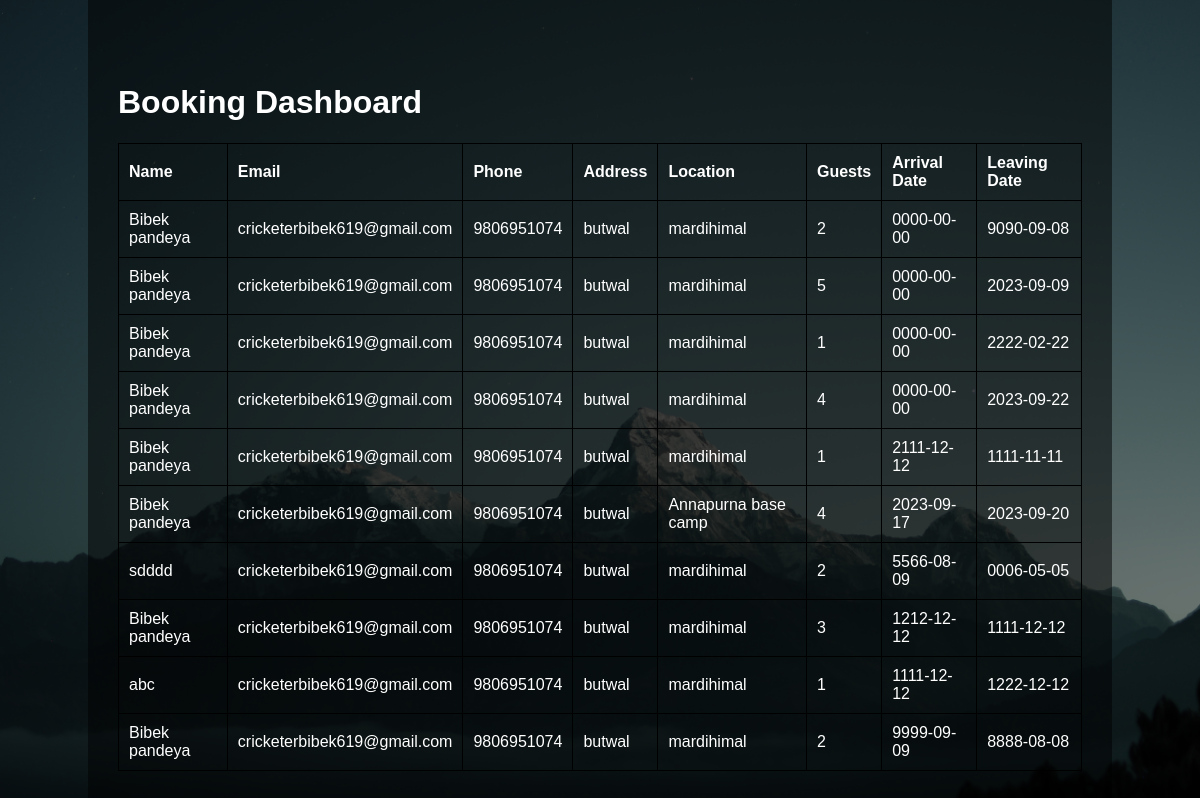
/boookform.php, run on the app's committed database.
### tables this page shows
CREATE TABLE `boookform` (
  `id` int(11) NOT NULL,
  `name` varchar(255) NOT NULL,
  `email` varchar(255) NOT NULL,
  `phone` varchar(10) NOT NULL,
  `address` varchar(355) NOT NULL,
  `location` varchar(255) NOT NULL,
  `guests` int(255) NOT NULL,
  `arrivals` date NOT NULL,
  `leaving` date NOT NULL
);

### boookform.php (the view, shortened to what this page needs)
<!DOCTYPE html>
<html lang="en">
<head>
    <link rel="stylesheet" href="login-style.css"/>
</head>
<body>
<div class="dashboard">
    <h1>Booking Dashboard</h1>
    <table>
        <thead>
            <tr>
                <th>Name</th>
                <th>Email</th>
                <th>Phone</th>
                <th>Address</th>
                <th>Location</th>
                <th>Guests</th>
                <th>Arrival Date</th>
                <th>Leaving Date</th>
            </tr>
        </thead>
        <tbody>
            <?php
            $connection = mysqli_connect('localhost', 'root', '', 'boook db');
            $query = "SELECT * FROM boookform";
            $result = mysqli_query($connection, $query);
            if ($result && mysqli_num_rows($result) > 0) {
                while ($row = mysqli_fetch_assoc($result)) {
                    echo "<tr>";
                    echo "<td>{$row['name']}</td>";
                    echo "<td>{$row['email']}</td>";
                    echo "<td>{$row['phone']}</td>";
                    echo "<td>{$row['address']}</td>";
                    echo "<td>{$row['location']}</td>";
                    echo "<td>{$row['guests']}</td>";
                    echo "<td>{$row['arrivals']}</td>";
                    echo "<td>{$row['leaving']}</td>";
                    echo "</tr>";
                }
            } else {
                echo '<tr><td colspan="8">No bookings available.</td></tr>';
            }
            ?>
        </tbody>
    </table>
        </div>
</body>
</html>

### login-style.css (style rules this page uses)
body { margin: 0; padding: 0; background: linear-gradient(rgba(0, 0, 0, 0.5), rgba(0, 0, 0, 0.5)), url(images/003.jpg); background-size: cover; background-position: center; font-family: sans-serif; }
.dashboard { width: 1024px; height: 1024px; background: rgba(0, 0, 0, 0.5); color: #fff; top: 50%; left: 50%; position: absolute; transform: translate(-50%, -50%); box-sizing: border-box; padding: 70px 30px; }

### boookform.php (style rules this page uses)
table { width: 100%; border-collapse: collapse; }
table, th, td { border: 1px solid black; }
th, td { padding: 10px; text-align: left; }

### data on the page
boookform: name "Bibek pandeya", email "cricketerbibek619@gmail.com", phone "9806951074", address "butwal", location "mardihimal", guests "2", arrivals "0000-00-00", leaving "9090-09-08"
boookform: name "Bibek pandeya", email "cricketerbibek619@gmail.com", phone "9806951074", address "butwal", location "mardihimal", guests "5", arrivals "0000-00-00", leaving "2023-09-09"
boookform: name "Bibek pandeya", email "cricketerbibek619@gmail.com", phone "9806951074", address "butwal", location "mardihimal", guests "1", arrivals "0000-00-00", leaving "2222-02-22"
boookform: name "Bibek pandeya", email "cricketerbibek619@gmail.com", phone "9806951074", address "butwal", location "mardihimal", guests "4", arrivals "0000-00-00", leaving "2023-09-22"
boookform: name "Bibek pandeya", email "cricketerbibek619@gmail.com", phone "9806951074", address "butwal", location "mardihimal", guests "1", arrivals "2111-12-12", leaving "1111-11-11"
boookform: name "Bibek pandeya", email "cricketerbibek619@gmail.com", phone "9806951074", address "butwal", location "Annapurna base camp", guests "4", arrivals "2023-09-17", leaving "2023-09-20"
boookform: name "sdddd", email "cricketerbibek619@gmail.com", phone "9806951074", address "butwal", location "mardihimal", guests "2", arrivals "5566-08-09", leaving "0006-05-05"
boookform: name "Bibek pandeya", email "cricketerbibek619@gmail.com", phone "9806951074", address "butwal", location "mardihimal", guests "3", arrivals "1212-12-12", leaving "1111-12-12"
boookform: name "abc", email "cricketerbibek619@gmail.com", phone "9806951074", address "butwal", location "mardihimal", guests "1", arrivals "1111-12-12", leaving "1222-12-12"
boookform: name "Bibek pandeya", email "cricketerbibek619@gmail.com", phone "9806951074", address "butwal", location "mardihimal", guests "2", arrivals "9999-09-09", leaving "8888-08-08"
